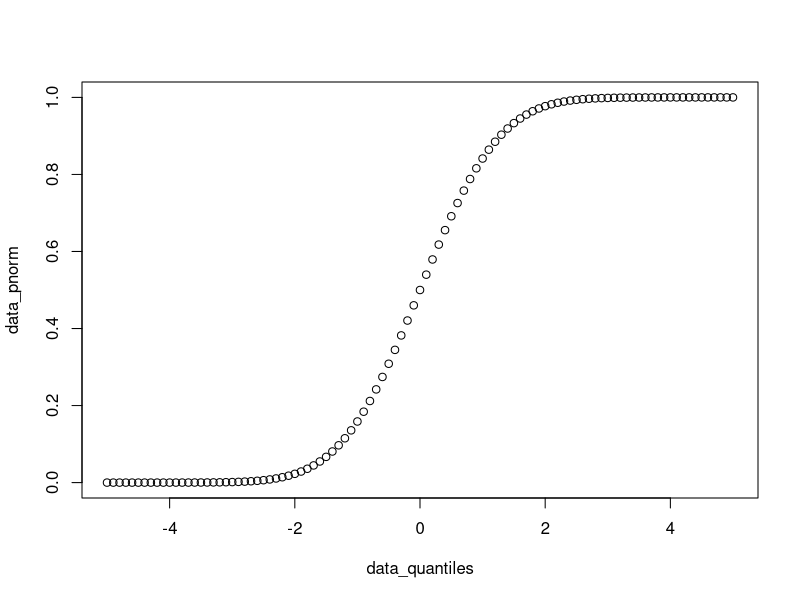
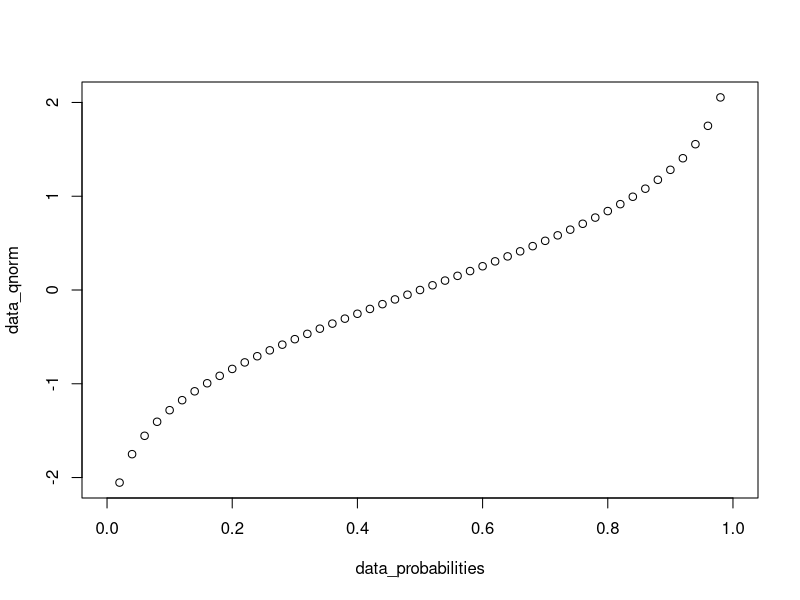
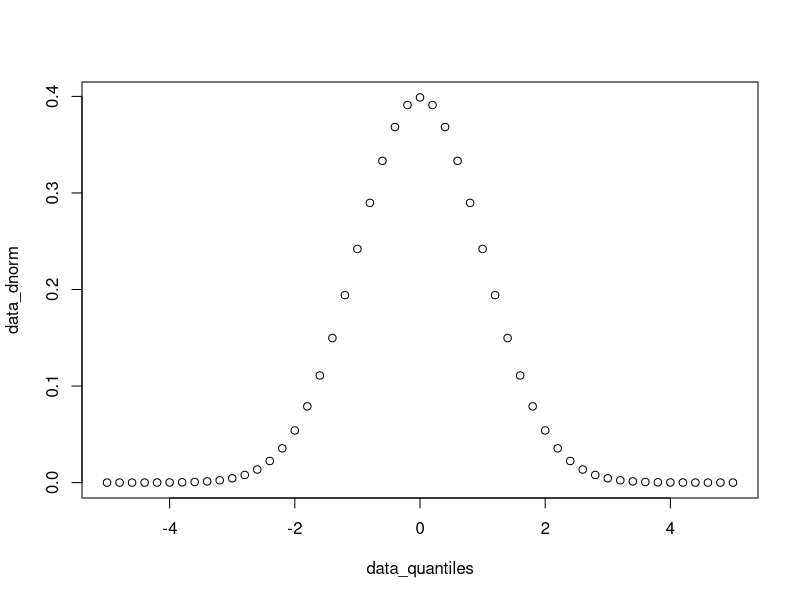
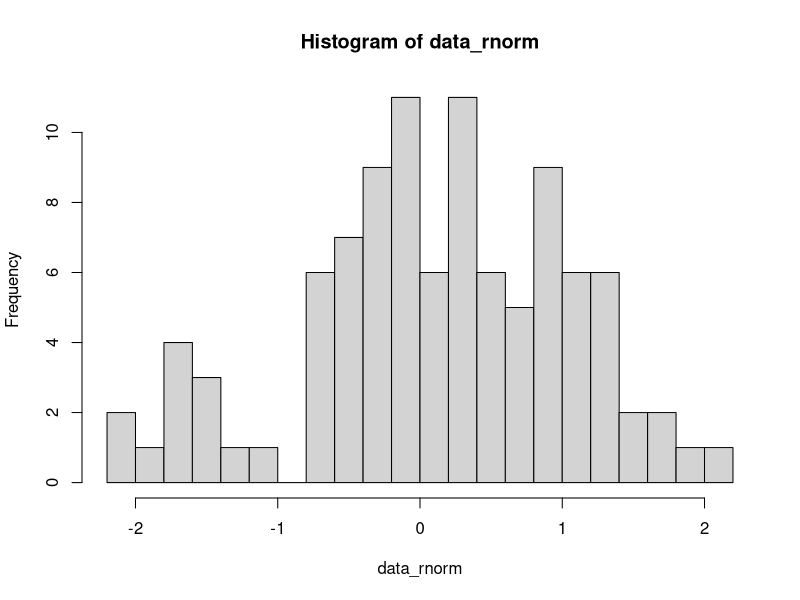
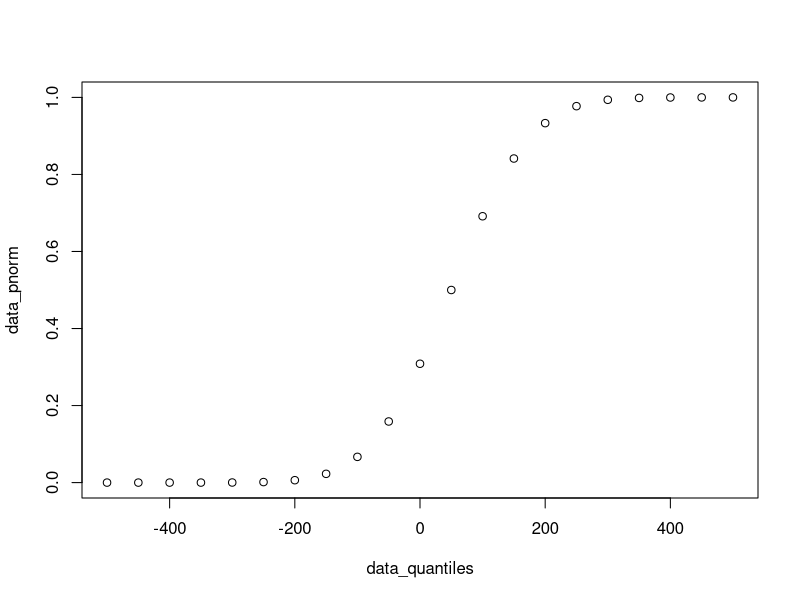
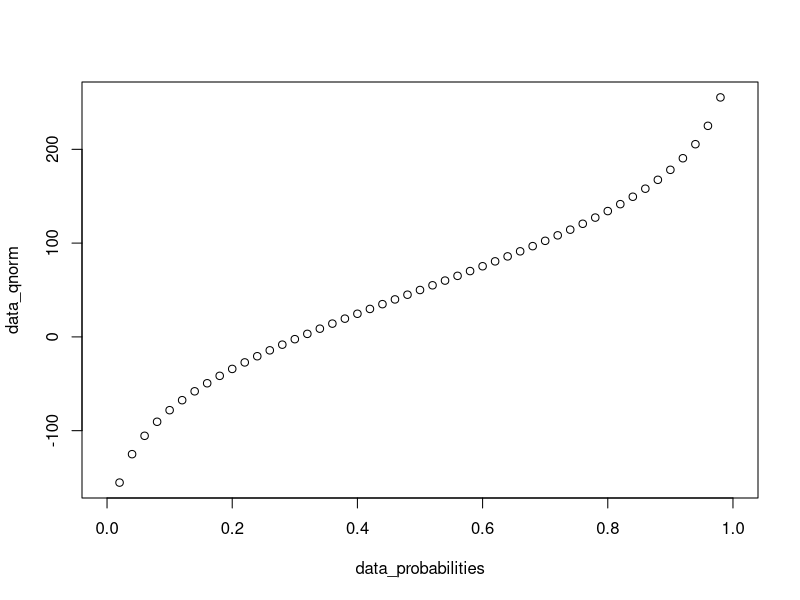
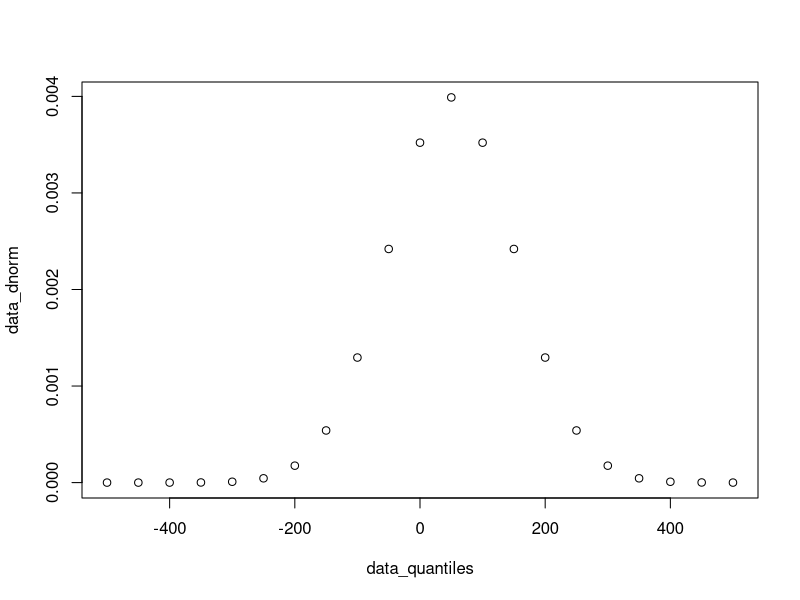
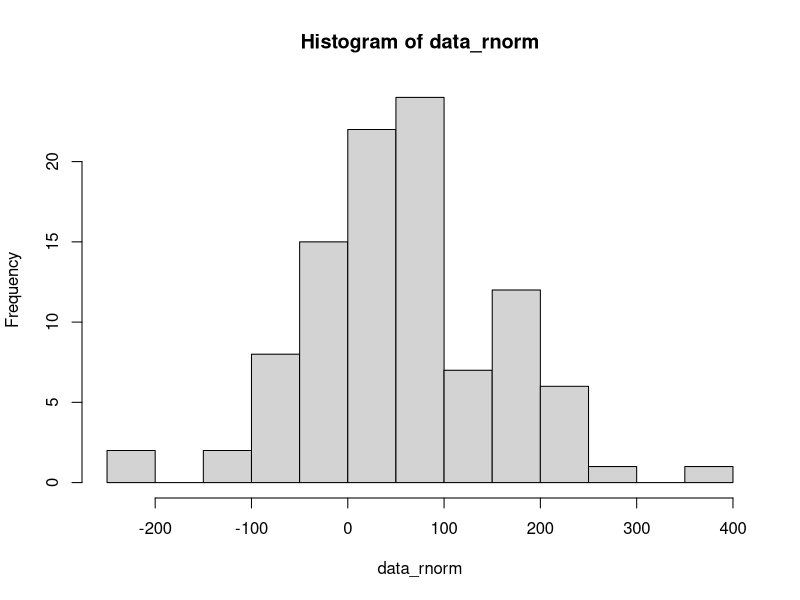

The R source for these figures, in order: (Note: this script raises an error after producing the figures.)
## ---- chunk 1
#| label: setup
#| include: false
knitr::opts_chunk$set(echo = TRUE)
## ---- chunk 2
data_quantiles <- seq(-5, 5, 0.1)
head(data_quantiles)
## ---- chunk 3
data_pnorm <- pnorm(q = data_quantiles) 
head(data_pnorm)
## ---- chunk 4
plot(data_quantiles, data_pnorm)
## ---- chunk 5
data_probabilities <- seq(from = 0, to = 1, by = 0.02)
head(data_probabilities)
## ---- chunk 6
data_qnorm <- qnorm(p = data_probabilities) 
head(data_qnorm)
## ---- chunk 7
plot(data_probabilities, data_qnorm)
## ---- chunk 8
data_quantiles <- seq(-5, 5, 0.2)
head(data_quantiles)
## ---- chunk 9
data_dnorm <- dnorm(x = data_quantiles) 
head(data_dnorm)
## ---- chunk 10
plot(data_quantiles, data_dnorm)
## ---- chunk 11
data_rnorm <- rnorm(n = 100)
head(data_rnorm)
## ---- chunk 12
hist(data_rnorm, breaks = 20)
## ---- chunk 13
data_quantiles <- seq(-500, 500, 50)
head(data_quantiles)
## ---- chunk 14
data_pnorm <- pnorm(q = data_quantiles, mean = 50, sd = 100)
head(data_pnorm)
## ---- chunk 15
plot(data_quantiles, data_pnorm)
## ---- chunk 16
data_probabilities <- seq(from = 0, to = 1, by = 0.02)
head(data_probabilities)
## ---- chunk 17
data_qnorm <- qnorm(p = data_probabilities, mean = 50, sd = 100) 
head(data_qnorm)
## ---- chunk 18
plot(data_probabilities, data_qnorm)
## ---- chunk 19
data_quantiles <- seq(-500, 500, 50)
head(data_quantiles)
## ---- chunk 20
data_dnorm <- dnorm(x = data_quantiles, mean = 50, sd = 100) 
head(data_dnorm)
## ---- chunk 21
plot(data_quantiles, data_dnorm)
## ---- chunk 22
data_rnorm <- rnorm(n = 100, mean = 50, sd = 100)
head(data_rnorm)
## ---- chunk 23
hist(data_rnorm, breaks = 20)
## ---- chunk 24
data_quantiles <- seq(0, 50, 1)
head(data_quantiles)
## ---- chunk 25
data_pbinom <- pbinom(q = data_quantiles, size = 50, prob = 0.1)
head(data_pbinom)
## ---- chunk 26
plot(data_quantiles, data_pbinom)
## ---- chunk 27
data_probabilities <- seq(from = 0, to = 1, by = 0.02)
head(data_probabilities)
## ---- chunk 28
data_qbinom <- qbinom(p = data_probabilities, size = 50, prob = 0.1)
head(data_qbinom)
## ---- chunk 29
plot(data_probabilities, data_qbinom)
## ---- chunk 30
data_quantiles <- seq(0, 50, 1)
head(data_quantiles)
## ---- chunk 31
data_dbinom <- dbinom(x = data_quantiles, size = 50, prob = 0.1)
head(data_dbinom)
## ---- chunk 32
plot(data_quantiles, data_dbinom)
## ---- chunk 33
data_rbinom <- rbinom(n = 100, size = 50, prob = 0.1)
head(data_rbinom)
## ---- chunk 34
hist(data_rbinom, breaks = 20)
## ---- chunk 35
data_rnorm <- rnorm(n = 1000, mean = 50, sd = 100)
quantile(data_rnorm, probs = seq(0, 1, 0.1))
## ---- chunk 36
plot(
  seq(0, 1, 0.1),
  quantile(data_rnorm, probs = seq(0, 1, 0.1))
)
## ---- chunk 37
set.seed(1)
x <- rnorm(n = 1000, mean = 0, sd = 1)
y <- rnorm(n = 2000, mean = 1, sd = 1)
## ---- chunk 38
#| fig-height: 7
par(mfrow = c(2, 1))
hist(x, breaks = 30)
hist(y, breaks = 30)
par(mfrow = c(1, 1 ))
## ---- chunk 39
t.test(x, y)
## ---- chunk 40
t.test(y, x)
## ---- chunk 41
set.seed(1)
n_sample <- 10
x <- runif(n = n_sample, min = 10, max = 20)
y <- x + 2 + rnorm(n = n_sample, mean = 0, sd = 1)
## ---- chunk 42
mean(y - x)
## ---- chunk 43
t.test(x, y, paired = TRUE)
## ---- chunk 44
set.seed(1)
x <- runif(n = 10, min = 1, max = 11)
y <- runif(n = 5, min = 3, max = 13)
## ---- chunk 45
wilcox.test(x, y)
## ---- chunk 46
wilcox.test(x, y, alternative = "less")
## ---- chunk 47
set.seed(1)
n_sample <- 1000
x1 <- rnorm(n = n_sample, mean = 10, sd = 2)
x2 <- x1 + 5 + rnorm(n = n_sample, mean = 0, sd = 1)
x3 <- x2 + 0 + rnorm(n = n_sample, mean = 0, sd = 0.5)
data_aov <- data.frame(
  value = c(x1, x2, x3),
  group = c(
    rep("x1", length(x1)),
    rep("x2", length(x2)),
    rep("x3", length(x3))
  )
)
head(data_aov)
## ---- chunk 48
aov_result <- aov(value ~ group, data_aov)
aov_result
## ---- chunk 49
summary(aov_result)
## ---- chunk 50
data_fisher <- matrix(
  data = c(12, 4, 3, 23),
  nrow = 2, ncol = 2,
  dimnames = list(
    c("DE", "Not DE"),
    c("In pathway", "Not in pathway")
  )
)
data_fisher
## ---- chunk 51
fisher.test(data_fisher)
## ---- chunk 52
data_p_values <- runif(1E3, min = 0, max = 1)
data_p_adjusted <- p.adjust(data_p_values, method = "BH")
head(sort(data_p_adjusted))
## ---- chunk 53
#| fig-height: 7
par(mfrow = c(2, 1))
hist(data_p_values, xlim = c(0, 1), breaks = seq(0, 1, 0.05))
hist(data_p_adjusted, xlim = c(0, 1), breaks = seq(0, 1, 0.05))
par(mfrow = c(1, 1))
## ---- chunk 54

## ---- chunk 55
iris_features <- 
head(iris_features)
## ---- chunk 56
pca_iris <- prcomp( )
pca_iris
## ---- chunk 57

## ---- chunk 58

## ---- chunk 59
plot( )
## ---- chunk 60
plot( )
## ---- chunk 61
explained_variance_ratio <- 
explained_variance_ratio
## ---- chunk 62
barplot( )
## ---- chunk 63
dist_iris <- dist( )
hclust_iris_ward <- hclust( )
hclust_iris_ward
## ---- chunk 64
plot( )
## ---- chunk 65
iris_hclust_ward_labels <- cutree( )
iris_hclust_ward_labels
## ---- chunk 66
# complete
hclust_iris_complete <- hclust( )
iris_hclust_complete_labels <- cutree( )
iris_hclust_complete_labels
## ---- chunk 67
# average
hclust_iris_average <- hclust( )
iris_hclust_average_labels <- cutree( )
iris_hclust_average_labels
## ---- chunk 68
# single
hclust_iris_single <- hclust( )
iris_hclust_single_labels <- cutree( )
iris_hclust_single_labels
## ---- chunk 69
#| fig-width: 7
#| fig-height: 7
par(mfrow = c(2, 2))
plot( )
plot( )
plot( )
plot( )
par(mfrow = c(1, 1))
